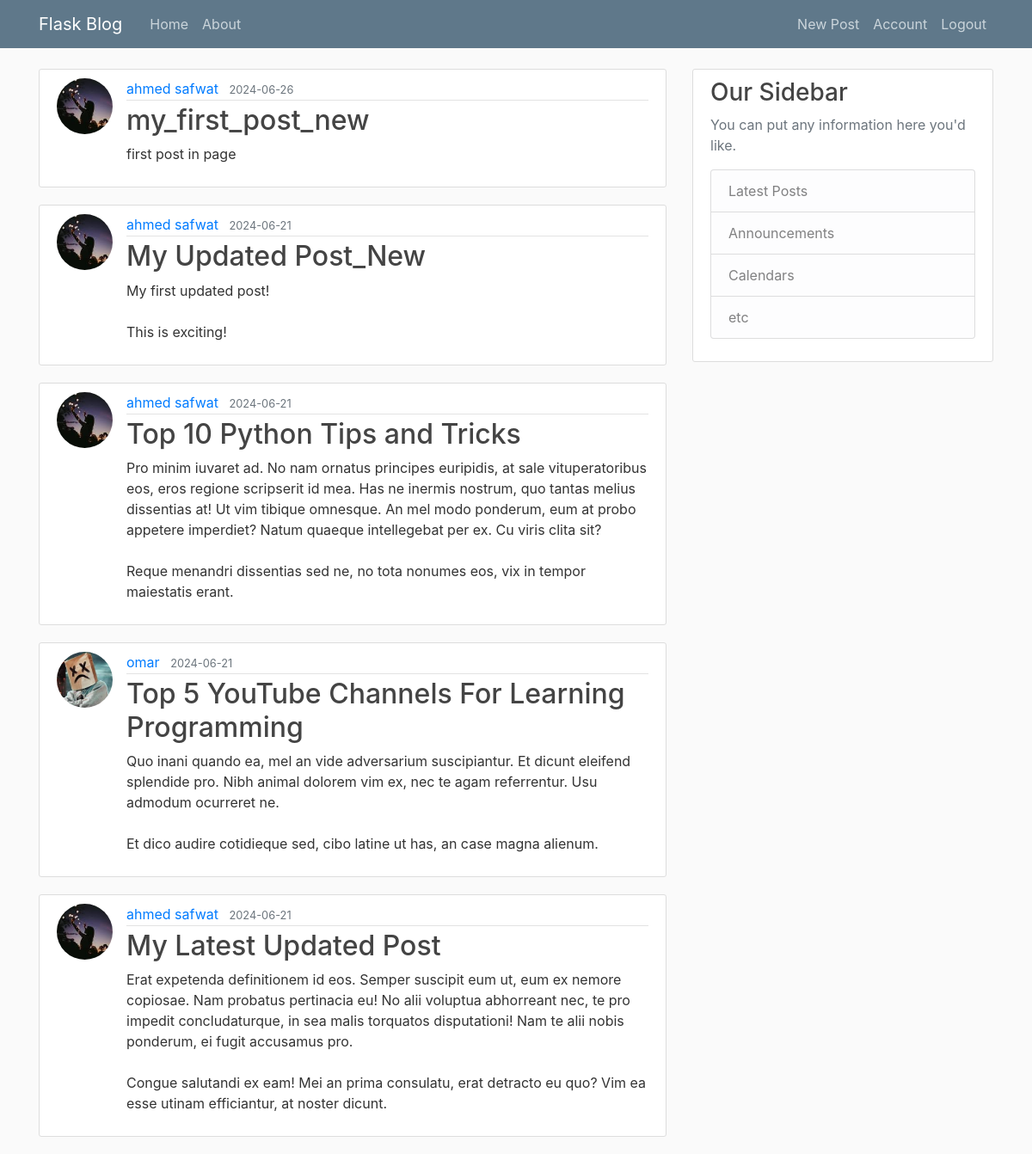
Screenshot of /home (signed in) with the database file from the repository.
### flaskblog/models.py (models this page shows, shortened)
class Post(db.Model):
    id = db.Column(db.Integer, primary_key=True)
    title = db.Column(db.String(100), nullable=False)
    date_posted = db.Column(db.DateTime, nullable=False, default=datetime.utcnow)
    content = db.Column(db.Text, nullable=False)
    user_id = db.Column(db.Integer, db.ForeignKey('user.id'), nullable=False)

class User(db.Model, UserMixin):
    id = db.Column(db.Integer, primary_key=True)
    username = db.Column(db.String(20), unique=True, nullable=False)
    email = db.Column(db.String(120), unique=True, nullable=False)
    image_file = db.Column(db.String(20), nullable=False, default='default.jpg')
    password = db.Column(db.String(60), nullable=False)
    posts = db.relationship('Post', backref='author', lazy=True)

### flaskblog/main/routes.py (the view)
@main.route("/")
@main.route("/home")
@login_required
def home():
    page=request.args.get('page', 1, type=int)
    posts=Post.query.order_by(Post.date_posted.desc()).paginate(page=page,per_page=5)
    return render_template('home.html', posts=posts)

### flaskblog/models.py (called while the page is built)
@login_manager.user_loader
def load_user(user_id):
    return User.query.get(int(user_id))

### flaskblog/templates/home.html
{% extends "layout.html" %}
{% block content %}
    {% for post in posts %}
        <article class="media content-section">
          <img class="rounded-circle article-img" src="{{ url_for('static', filename='profile_pics/' + post.author.image_file) }}">
          <div class="media-body">
            <div class="article-metadata">
              <a class="mr-2" href="#">{{ post.author.username }}</a>
              <small class="text-muted">{{ post.date_posted.strftime('%Y-%m-%d') }}</small>
            </div>
            <h2><a class="article-title" href="{{ url_for('post', post_id=post.id) }}">{{ post.title }}</a></h2>
            <p class="article-content">{{ post.content }}</p>
          </div>
        </article>
    {% endfor %}
{% endblock content %}

### flaskblog/static/main.css (style rules this page uses)
body { background: #fafafa; color: #333333; margin-top: 5rem; }
h1, h2, h3, h4, h5, h6 { color: #444444; }
.content-section { background: #ffffff; padding: 10px 20px; border: 1px solid #dddddd; border-radius: 3px; margin-bottom: 20px; }
.article-title { color: #444444; }
.article-content { white-space: pre-line; }
.article-img { height: 65px; width: 65px; margin-right: 16px; }
.article-metadata { padding-bottom: 1px; margin-bottom: 4px; border-bottom: 1px solid #e3e3e3 }

### rows the page displays
Post: image_file (picture), author.username "ahmed safwat", date_posted "2024-06-26", title "my_first_post_new", content "first post in page"
Post: image_file (picture), author.username "ahmed safwat", date_posted "2024-06-21", title "My Updated Post_New", content "My first updated post! This is exciting!"
Post: image_file (picture), author.username "ahmed safwat", date_posted "2024-06-21", title "Top 10 Python Tips and Tricks", content "Pro minim iuvaret ad. No nam ornatus principes euripidis, at sale vituperatoribus eos, eros regione scripserit id mea. Has ne inermis nostrum, quo tantas melius dissentias at! Ut vim tibique omnesque. An mel modo ponderum, eum at probo appetere imperdiet? Natum quaeque intellegebat per ex. Cu viris clita sit? Reque menandri dissentias sed ne, no tota nonumes eos, vix in tempor maiestatis erant."
Post: image_file (placeholder picture), author.username "omar", date_posted "2024-06-21", title "Top 5 YouTube Channels For Learning Programming", content "Quo inani quando ea, mel an vide adversarium suscipiantur. Et dicunt eleifend splendide pro. Nibh animal dolorem vim ex, nec te agam referrentur. Usu admodum ocurreret ne. Et dico audire cotidieque sed, cibo latine ut has, an case magna alienum."
Post: image_file (picture), author.username "ahmed safwat", date_posted "2024-06-21", title "My Latest Updated Post", content "Erat expetenda definitionem id eos. Semper suscipit eum ut, eum ex nemore copiosae. Nam probatus pertinacia eu! No alii voluptua abhorreant nec, te pro impedit concludaturque, in sea malis torquatos disputationi! Nam te alii nobis ponderum, ei fugit accusamus pro. Congue salutandi ex eam! Mei an prima consulatu, erat detracto eu quo? Vim ea esse utinam efficiantur, at noster dicunt."
